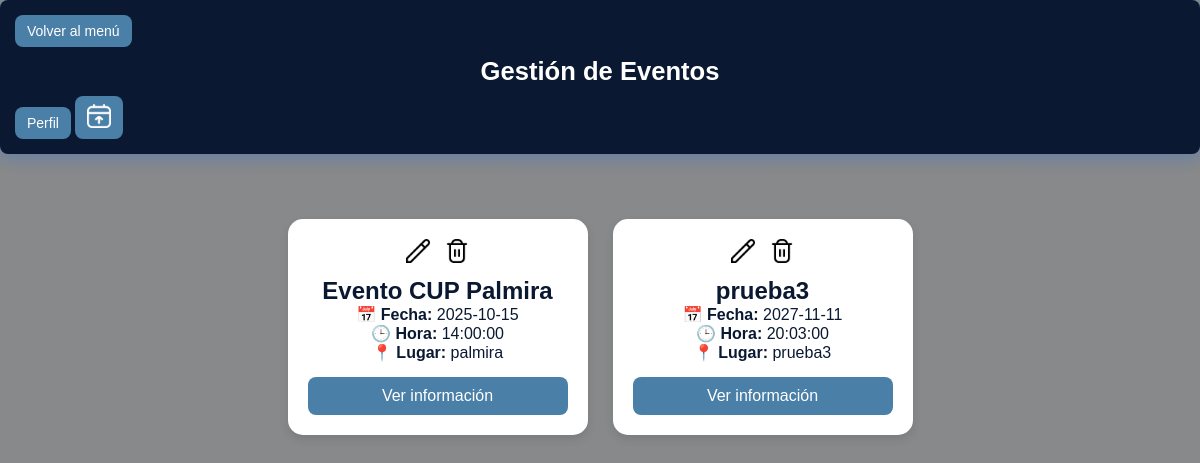
Screenshot of /administrador/eventos/eventos_admin.php (signed in) with the database file from the repository.
### tables this page shows
CREATE TABLE `eventos` (
  `idE` bigint(20) NOT NULL,
  `nombre` varchar(200) NOT NULL,
  `descripcion` text DEFAULT NULL,
  `fecha` date DEFAULT NULL,
  `hora` time DEFAULT NULL,
  `lugar` varchar(200) DEFAULT NULL,
  `aforo_max` bigint(20) DEFAULT NULL,
  `imagen` varchar(255) DEFAULT NULL
);

### assets/sentenciasSQL/eventos.php (called while the page is built, shortened)
<?php
class Eventos {
   public function leerEventos() {
    try {
        include "conexion.php";
        $sql = "SELECT * FROM eventos
                ORDER BY fecha ASC, hora ASC, nombre ASC";
        $stmt = $pdo->prepare($sql);
        $stmt->execute();
        $resultados = $stmt->fetchAll(PDO::FETCH_ASSOC);
        return $resultados ?: [];
    } catch (PDOException $e) {
        error_log("Error al leer eventos: " . $e->getMessage());
        return [];
    }
}
}
?>

### administrador/eventos/eventos_admin.php (the view, shortened to what this page needs)
<?php
require_once __DIR__ . "../../../assets/sentenciasSQL/eventos.php";
$eventos = new Eventos();
$listaEventos = $eventos->leerEventos();
?>
<!DOCTYPE html>
<html lang="es">
<head>
    <link rel="stylesheet" href="../../assets/css/admin.css">
</head>
<body>
<header>
    <a href="../menu_admin.php"><button>Volver al menú</button></a>
    <h1>Gestión de Eventos</h1>
    <div class="acciones-header">
        <a href="../perfil_admin.php"><button>Perfil</button></a>
        <a href="crear_evento.php"><button><img src="../../assets/img/subir evento.png" alt="Crear" class="icono-AM"></button></a>
    </div>
</header>
<div class="container">
<?php if (!empty($listaEventos)): ?>
    <?php foreach ($listaEventos as $evento): ?>
        <div class="card">
            <div class="headerCardEventos">
                <a href="editar_evento.php?idE=<?= $evento['idE']; ?>">
                    <button><img src="../../assets/img/lapiz.png" class="icono-AM" alt="Editar"></button>
                </a>
                <form method="POST" style="display:inline;" onsubmit="return confirm('¿Eliminar este evento?');">
                    <button type="submit" name="eliminarEvento">
                        <img src="../../assets/img/basura.png" class="icono-AM" alt="Eliminar">
                    </button>
                </form>
            </div>
            <h2><?= htmlspecialchars($evento['nombre']); ?></h2>
            <p><strong>📅 Fecha:</strong> <?= htmlspecialchars($evento['fecha']); ?></p>
            <p><strong>🕒 Hora:</strong> <?= htmlspecialchars($evento['hora']); ?></p>
            <p><strong>📍 Lugar:</strong> <?= htmlspecialchars($evento['lugar']); ?></p>
            <a class="btn" href="inscritos.php?idE=<?= $evento['idE']; ?>">Ver información</a>
        </div>
    <?php endforeach; ?>
<?php else: ?>
    <p>No hay eventos registrados.</p>
<?php endif; ?>
</div>
</body>
</html>

### assets/css/admin.css (style rules this page uses)
body { font-family: Arial, sans-serif; text-align: center; padding: 30px; }
h1 { margin-bottom: 40px; }
:root { --azul-oscuro: #0A1931; --azul-medio: #4A7FA7; --azul-intermedio: #1A3D63; --azul-claro: #B3CFE5; --verde-medio: #1b7f4d; --verde-intermedio: #145C44; --blanco: #ffffff; --blanco-azulado: #F6FAFD; --sombra-azul: rgba(0, 98, 255, 0.25); --sombra-hover: rgba(11, 130, 190, 0.356); --imagenFondo: url(../img/fondoRegistro1.png); }
* { margin: 0; padding: 0; box-sizing: border-box; font-family: "Poppins", sans-serif; }
body { min-height: 100vh; display: flex; flex-direction: column; background: linear-gradient(rgba(0,0,0,0.45), rgba(0,0,0,0.45)), var(--imagenFondo); background-size: cover; background-position: center; color: var(--azul-oscuro); }
header { background: linear-gradient(90deg, var(--azul-intermedio), var(--azul-medio)); padding: 20px 40px; width: 100% ; display: flex; justify-content: space-evenly; align-items: center; color: var(--blanco); box-shadow: 0 4px 15px var(--sombra-azul); top: 0; z-index: 1000; margin-bottom: 40px; border-radius: 8px; }
header button { background: var(--verde-medio); color: var(--blanco); border: none; border-radius: 25px; padding: 10px 20px; font-size: 14px; cursor: pointer; transition: 0.3s ease; }

### administrador/eventos/eventos_admin.php (style rules this page uses)
:root { --azul-oscuro: #0A1931; --azul-medio: #4A7FA7; --azul-intermedio: #1A3D63; --azul-claro: #B3CFE5; --verde-oscuro: #1b7f4d; }
body { font-family: "Poppins", sans-serif; margin: 0; padding: 0; background-color: #f6f9fc; }
header { background: var(--azul-oscuro); color: white; padding: 15px; display: flex; flex-wrap: wrap; justify-content: space-between; align-items: center; text-align: center; gap: 10px; }
header h1 { flex: 1 1 100%; margin: 0; font-size: 1.6rem; text-align: center; }
header a button { background-color: var(--azul-medio); color: white; border: none; border-radius: 8px; padding: 8px 12px; cursor: pointer; transition: 0.3s; }
.container { display: flex; flex-wrap: wrap; justify-content: center; gap: 25px; padding: 25px; }
.card { background: #fff; border-radius: 15px; box-shadow: 0 4px 10px rgba(0,0,0,0.1); padding: 20px; width: 300px; text-align: center; display: flex; flex-direction: column; justify-content: space-between; transition: transform 0.2s ease, box-shadow 0.2s ease; }
.headerCardEventos { display: flex; justify-content: center; gap: 15px; margin-bottom: 10px; }
.headerCardEventos button { background: none; border: none; cursor: pointer; transition: transform 0.2s ease, filter 0.2s; }
.icono-AM { width: 24px; height: 24px; }
.btn { display: inline-block; background-color: var(--azul-medio); color: #fff; text-decoration: none; padding: 10px 15px; border-radius: 8px; transition: 0.3s; margin-top: 15px; }

### rows the page displays
eventos: nombre "Evento CUP Palmira", fecha "2025-10-15", hora "14:00:00", lugar "palmira"
eventos: nombre "prueba3", fecha "2027-11-11", hora "20:03:00", lugar "prueba3"
